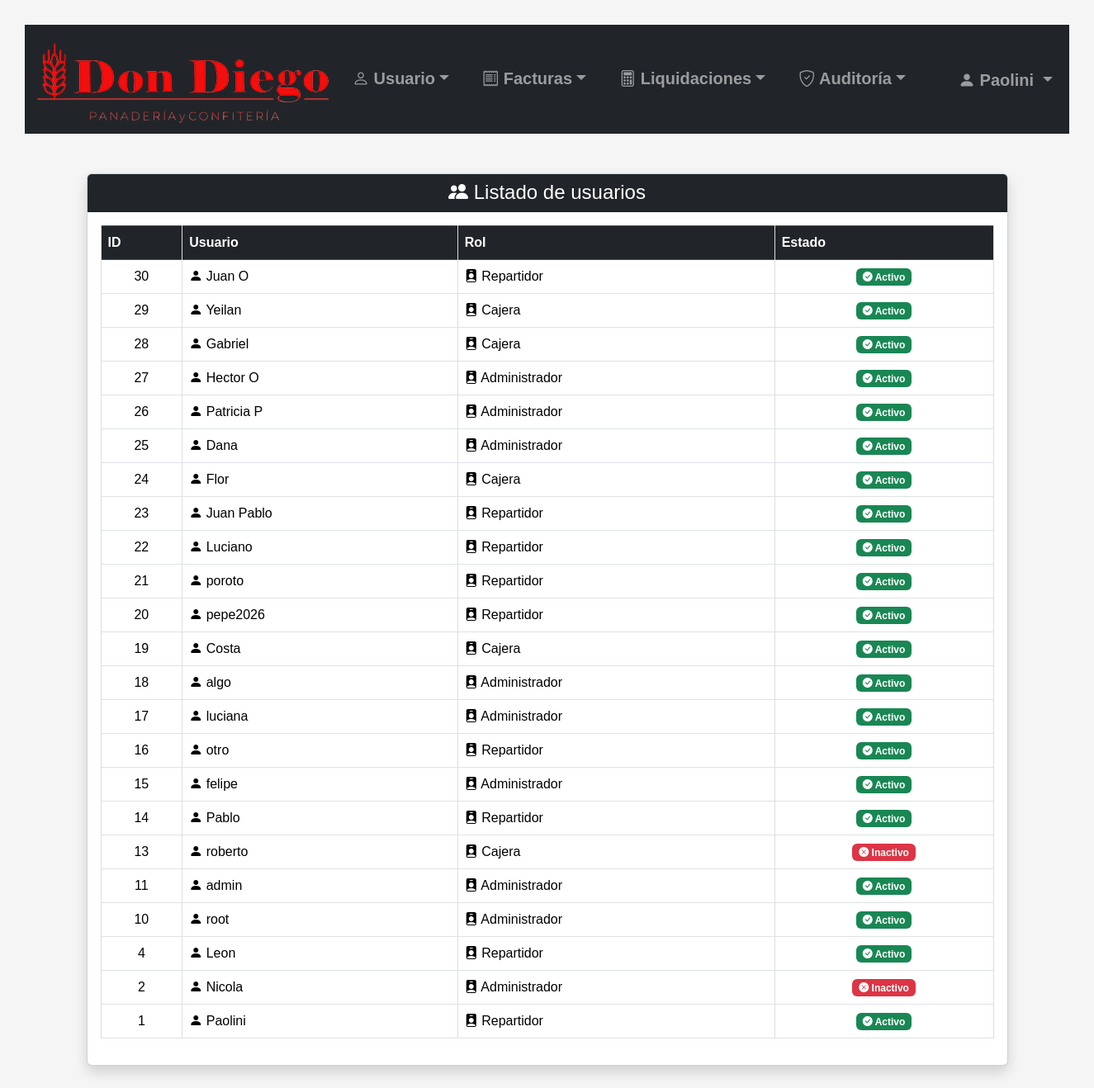
Screenshot of /listar_usuario.php (signed in) with the database file from the repository.
### tables this page shows
CREATE TABLE `usuario` (
  `id` smallint(5) UNSIGNED NOT NULL,
  `usuario` varchar(32) NOT NULL,
  `contrasenia` varchar(255) NOT NULL,
  `activo` tinyint(1) NOT NULL DEFAULT 1,
  `id_ROL` tinyint(3) UNSIGNED NOT NULL
);

CREATE TABLE `rol` (
  `id` tinyint(3) UNSIGNED NOT NULL,
  `nombre` varchar(20) NOT NULL
);

### listar_usuario.php (the view, shortened to what this page needs)
<?php
require_once "conexion.php";
$sql = "SELECT  usuario.id, usuario.usuario, rol.nombre AS rol, usuario.activo
        FROM usuario INNER JOIN rol ON usuario.id_rol = rol.id
        ORDER BY usuario.id DESC";
$stmt = $conexion->prepare($sql);
$stmt->execute();
$usuarios = $stmt->fetchAll(PDO::FETCH_ASSOC);
?>
<!DOCTYPE html>
<html lang="es">
<head>
    <link rel="stylesheet" href="css/bootstrap-5.3.8/css/bootstrap.min.css">
    <link rel="stylesheet" href="imagenes/bootstrap-icons-1.13.1/bootstrap-icons.min.css">
    <link rel="stylesheet" href="css/estilo.css">
</head>
<body>
    <?php require_once "menu.php"; ?>
    <div class="container mt-5">
        <div class="card shadow mb-5">
            <div class="card-header bg-dark text-white text-center">
                <h4 class="mb-0"><i class="bi bi-people-fill"></i> Listado de usuarios</h4>
            </div>
            <div class="card-body">
                <?php if (count($usuarios) > 0): ?>
                    <div class="table-responsive">
                        <table class="table table-bordered table-hover align-middle">
                            <thead class="table-dark text-center">
                                <tr>
                                    <th>ID</th>
                                    <th>Usuario</th>
                                    <th>Rol</th>
                                    <th>Estado</th>
                                </tr>
                            </thead>
                            <tbody>
                                <?php foreach ($usuarios as $usuario): ?>
                                    <tr>
                                        <td class="text-center"><?= htmlspecialchars($usuario["id"]) ?></td>
                                        <td><i class="bi bi-person-fill"></i> <?= htmlspecialchars($usuario["usuario"]) ?></td>
                                        <td><i class="bi bi-person-badge-fill"></i> <?= htmlspecialchars($usuario["rol"]) ?></td>
                                        <td class="text-center">
                                            <?php if ($usuario["activo"] == 1): ?>
                                                <span class="badge bg-success"><i class="bi bi-check-circle-fill"></i> Activo</span>
                                            <?php else: ?>
                                                <span class="badge bg-danger"><i class="bi bi-x-circle-fill"></i> Inactivo</span>
                                            <?php endif; ?>
                                        </td>
                                    </tr>
                                <?php endforeach; ?>
                            </tbody>
                        </table>
                    </div>
                <?php endif; ?>
            </div>
        </div>
    </div>
</body>
</html>

### menu.php (shortened to what this page needs)
<?php
if (isset($_SESSION["id_usuario"])) {
    $sqlUsuario = "SELECT usuario FROM usuario WHERE id = ?";
    $stmtUsuario = $conexion->prepare($sqlUsuario);
    $stmtUsuario->execute([$_SESSION["id_usuario"]]);
    $usuarioLogueado = $stmtUsuario->fetch(PDO::FETCH_ASSOC);
}
?>
<nav class="navbar navbar-expand-lg navbar-dark bg-dark">
    <div class="container-fluid">
        <a class="navbar-brand flex-grow-1" href="https://www.dondiegouy.com/"><img src="imagenes/logo.png" alt="Panaderia" class="d-inline-block align-text-top logo-menu"></a>
        <div class="offcanvas offcanvas-end text-bg-dark" tabindex="-1" id="menuNavegacion" aria-labelledby="menuNavegacionLabel">
            <div class="offcanvas-body justify-content-center">
                <ul class="navbar-nav flex-grow-1 pe-3 gap-4 fs-5">
                    <li class="nav-item dropdown nav-underline">
                        <a class="nav-link dropdown-toggle fw-bold" href="#" role="button" data-bs-toggle="dropdown" aria-expanded="false"><i class="bi bi-person"></i> Usuario</a>
                    </li>
                    <li class="nav-item dropdown nav-underline">
                        <a class="nav-link dropdown-toggle fw-bold" href="#" role="button" data-bs-toggle="dropdown" aria-expanded="false"><i class="bi bi-receipt"></i> Facturas</a>
                    </li>
                    <li class="nav-item dropdown nav-underline">
                        <a class="nav-link dropdown-toggle fw-bold" href="#" role="button" data-bs-toggle="dropdown" aria-expanded="false"><i class="bi bi-calculator"></i> Liquidaciones</a>
                    </li>
                    <li class="nav-item dropdown nav-underline">
                        <a class="nav-link dropdown-toggle fw-bold" href="#" role="button" data-bs-toggle="dropdown" aria-expanded="false"><i class="bi bi-shield-check"></i> Auditoría</a>
                    </li>
                    <li class="nav-item dropdown mt-auto pe-3 fs-5 d-xxl-none">
                       <a class="nav-link dropdown-toggle fw-bold usuario-menu" href="#" role="button" data-bs-toggle="dropdown" aria-expanded="false">
                            <i class="bi bi-person-fill"></i>
                            <?= htmlspecialchars($usuarioLogueado["usuario"]) ?>
                        </a>
                    </li>
                </ul>
            </div>
        </div>
    </div>
</nav>

### estilo.css (style rules this page uses)
body { font-family: Arial, sans-serif; margin: 30px; background: #f5f5f5; }
table { width: 100%; border-collapse: collapse; background: white; }
th, td { padding: 10px; border: 1px solid #ddd; text-align: left; }
th { background: #eee; }

### rows the page displays
usuario: usuario "Paolini", id "1", id_ROL.nombre "Repartidor", activo 1 (drawn)
usuario: id "30", usuario "Juan O", id_ROL.nombre "Repartidor", activo 1 (drawn)
usuario: id "29", usuario "Yeilan", id_ROL.nombre "Cajera", activo 1 (drawn)
usuario: id "28", usuario "Gabriel", id_ROL.nombre "Cajera", activo 1 (drawn)
usuario: id "27", usuario "Hector O", id_ROL.nombre "Administrador", activo 1 (drawn)
usuario: id "26", usuario "Patricia P", id_ROL.nombre "Administrador", activo 1 (drawn)
usuario: id "25", usuario "Dana", id_ROL.nombre "Administrador", activo 1 (drawn)
usuario: id "24", usuario "Flor", id_ROL.nombre "Cajera", activo 1 (drawn)
usuario: id "23", usuario "Juan Pablo", id_ROL.nombre "Repartidor", activo 1 (drawn)
usuario: id "22", usuario "Luciano", id_ROL.nombre "Repartidor", activo 1 (drawn)
usuario: id "21", usuario "poroto", id_ROL.nombre "Repartidor", activo 1 (drawn)
usuario: id "20", usuario "pepe2026", id_ROL.nombre "Repartidor", activo 1 (drawn)
usuario: id "19", usuario "Costa", id_ROL.nombre "Cajera", activo 1 (drawn)
usuario: id "18", usuario "algo", id_ROL.nombre "Administrador", activo 1 (drawn)
usuario: id "17", usuario "luciana", id_ROL.nombre "Administrador", activo 1 (drawn)
usuario: id "16", usuario "otro", id_ROL.nombre "Repartidor", activo 1 (drawn)
usuario: id "15", usuario "felipe", id_ROL.nombre "Administrador", activo 1 (drawn)
usuario: id "14", usuario "Pablo", id_ROL.nombre "Repartidor", activo 1 (drawn)
usuario: id "13", usuario "roberto", id_ROL.nombre "Cajera", activo 0 (drawn)
usuario: id "11", usuario "admin", id_ROL.nombre "Administrador", activo 1 (drawn)
usuario: id "10", usuario "root", id_ROL.nombre "Administrador", activo 1 (drawn)
usuario: id "4", usuario "Leon", id_ROL.nombre "Repartidor", activo 1 (drawn)
usuario: id "2", usuario "Nicola", id_ROL.nombre "Administrador", activo 0 (drawn)
